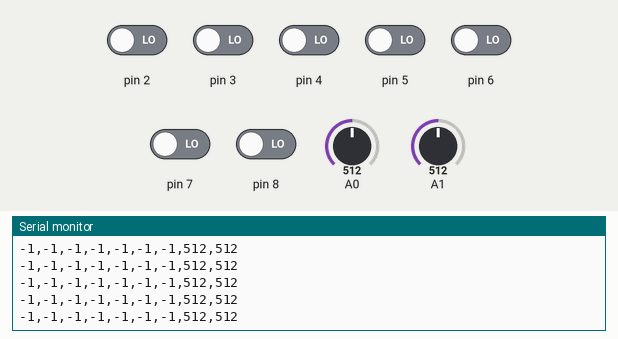
Recording of a sketch running on a simulated Arduino Uno, built with avr-gcc and run on an emulated ATmega328P. Parts: the last lines printed to the serial monitor. Inputs (shaded band) come from the test bench; at power-on: pin 2–8 LOW, A0 = 512, A1 = 512.

Above: at 1.2 s.
1.3 s: A0 set to 110
At 1.34 s:
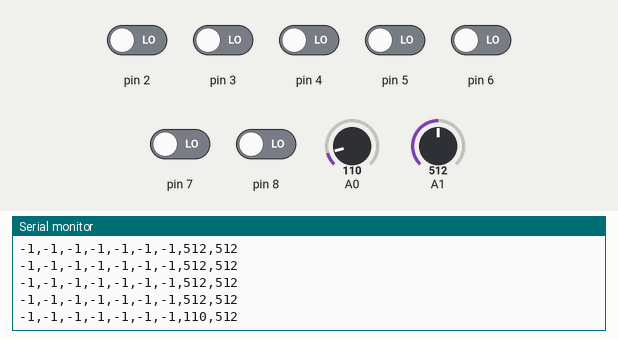
4.3 s: A0 set to 95
At 4.31 s:
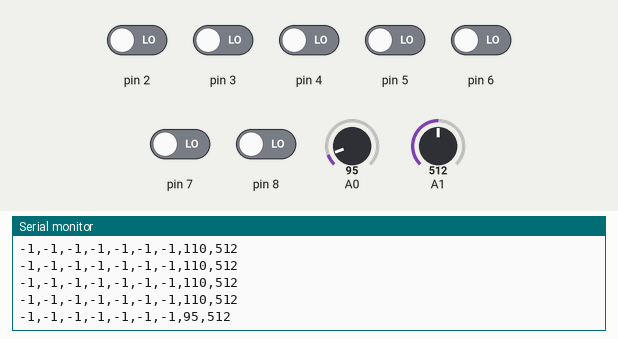
5.8 s: A1 set to 109
At 5.8 s:
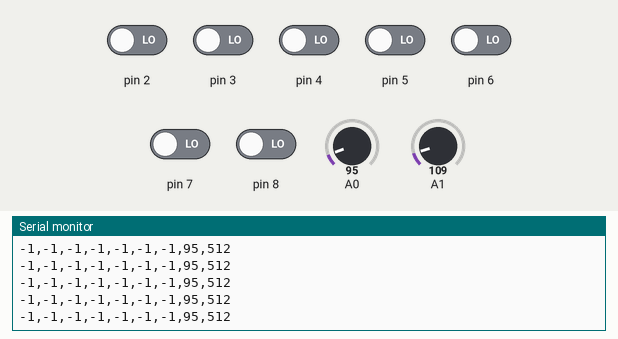
7.3 s: A1 set to 92
At 7.33 s:
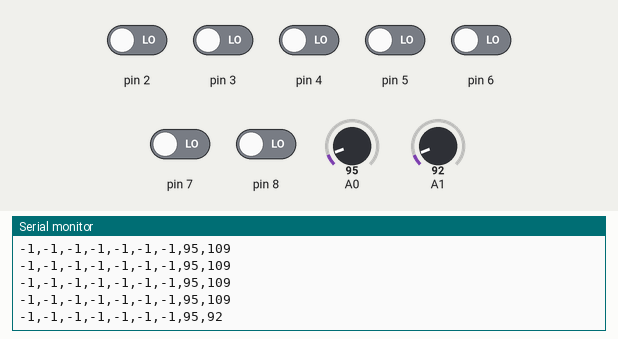

Measured:
- after the input at 1.3 s, the serial monitor: prints a new line at once (image 1)
- after the input at 7.3 s, the serial monitor: prints a new line at once (image 4)

The sketch:

laserHarp1.ino
```cpp
//By Christopher Lackey

int previousDigital[7] = { -1, -1, -1, -1, -1, -1, -1 };  // Initialize the previous state of digital pins

void setup() {
  Serial.begin(9600);
  for (int i = 2; i <= 8; i++) {
    pinMode(i, INPUT);  // Set the digital pins as INPUT
  }
}

void loop() {
  int currentValues[7];  // Array to store current digital input states

  // Read digital inputs and store the values
  for (int i = 2; i <= 8; i++) {
    currentValues[i - 2] = digitalRead(i);
  }

  // Send the values to Serial, checking for changes
  for (int i = 0; i < 7; i++) {
    if (currentValues[i] != previousDigital[i]) {
      // Send the new value when there is a change
      Serial.print(currentValues[i]);
    } else {
      // Send -1 if the value hasn't changed
      Serial.print(-1);
    }
      Serial.print(",");  // Separate values with commas
  }

  // Store the current values for the next iteration
  for (int i = 0; i < 7; i++) {
    previousDigital[i] = currentValues[i];
  }

  Serial.print(analogRead(A0));
  Serial.print(",");
  Serial.println(analogRead(A1));  // End line

  delay(50);  // Adjust delay as needed for sampling rate
}
```
